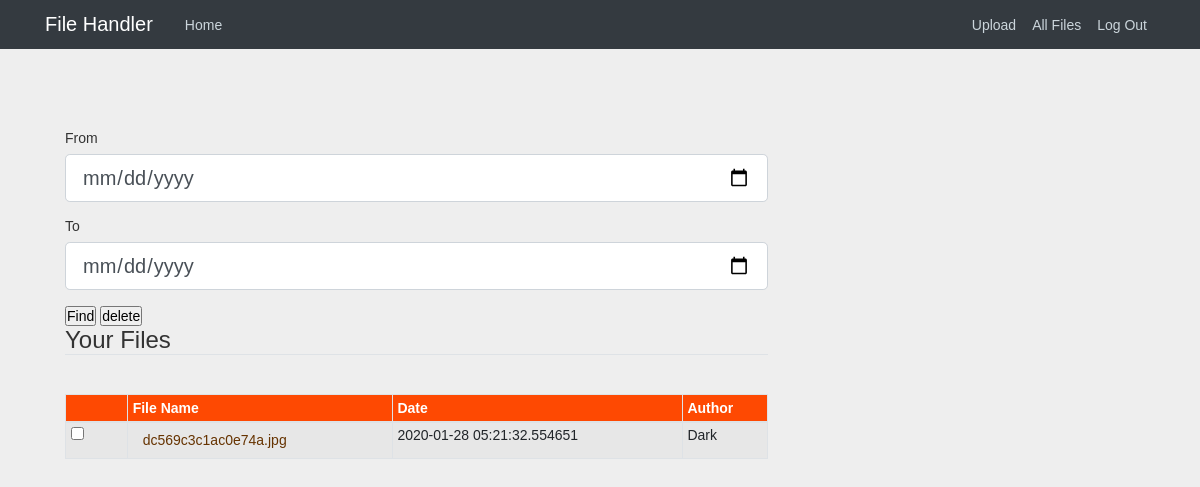
The page /yourfiles (signed in) on the database its author committed.
### files_all/models.py (models this page shows, shortened)
class FileContents(db.Model):
    id = db.Column(db.Integer, primary_key=True, unique=True)
    file_name = db.Column(db.String(300))
    user_id = db.Column(db.Integer, db.ForeignKey('user.id'), nullable=False)
    uploaded_on = db.Column(db.DateTime, nullable=False, default=datetime.utcnow)

class User(db.Model, UserMixin):
    id = db.Column(db.Integer, primary_key=True)
    username = db.Column(db.String(20), nullable=False, unique=True)
    email = db.Column(db.String(40), nullable=False, unique=True)
    password = db.Column(db.String(40), nullable=False)
    files = db.relationship('FileContents', backref='author', lazy=True)

### files_all/users/routes.py (the view, shortened to what this page needs)
@users.route("/yourfiles", methods=['GET', 'POST'])
@login_required
def viewyourfiles():
    yourfiles = FileContents.query.filter_by(author=current_user).all()
    if len(yourfiles) != 0:
        form = ViewFileForm()
        delete = request.form.get("delete")
        return render_template("yourfiles.html", form=form, files=yourfiles, yourFile=True)
    else:
        flash('You dont have any files to display', 'warning')
        return redirect(url_for('users.viewfiles'))

### files_all/users/forms.py (shortened to what this page needs)
class ViewFileForm(FlaskForm):
    check_box = SelectField(label="Select")
    start_date = DateField(label='From', format="%Y-%m-%d")
    end_date = DateField(label='To', format="%Y-%m-%d")
    submit = SubmitField(label='Find')
    delete = SubmitField(label="Delete")

### files_all/models.py (called while the page is built)
@login_manager.user_loader
def load_user(user_id):
    return User.query.get(int(user_id))

### files_all/templates/yourfiles.html (shortened to what this page needs)
{% extends "layout.html" %}
    {% block content %}
        <form method="post" action="" enctype="multipart/form-data">
                <div class="form-group">
                    {{ form.start_date.label(class="form-control-label") }}
                        {% if form.start_date.errors %}
                            {{ form.start_date(class = "form-control form-control-lg is-invalid")}}
                            <div class="invalid-feedback">
                            {% for error in form.start_date.errors %}
                                <span>{{ error }}</span>
                            {% endfor %}
                        </div>
                    {% else %}
                        {{ form.start_date(class="form-control form-control-lg") }}
                    {% endif %}
                </div>
                <div class="form-group">
                    {{ form.end_date.label(class="form-control-label") }}
                    {% if form.end_date.errors %}
                        {{ form.end_date(class = "form-control form-control-lg is-invalid")}}
                        <div class="invalid-feedback">
                            {% for error in form.end_date.errors %}
                                <span>
                                    {{ error }}
                                </span>
                            {% endfor %}
                        </div>
                    {% else %}
                        {{ form.end_date(class="form-control form-control-lg") }}
                    {% endif %}
                </div>
            <div>
                {{ form.submit }}
                <input type="submit" name="delete" value="delete"/>
            </div>
            <fieldset class="form-group">
                <legend class="border-bottom mb-4">Your Files</legend>
                    <table class="table table-striped table-bordered table-sm" cellspacing="0" width="100%">
                        <thead>
                            <tr>
                                <th></th>
                                <th>File Name</th>
                                <th>Date</th>
                                <th>Author</th>
                            </tr>
                        </thead>
                        <tbody>
                            {% for file in files %}
                            <tr>
                                <td><input type="checkbox" name="check" value="{{ file.file_name }}"/></td>
                                <td><a href="{{url_for('static' , filename='files/' + file.file_name)}}" download>{{ file.file_name}}</a></td>
                                <td>{{ file.uploaded_on}}</td>
                                <td>{{ file.author.username }}</td>
                            </tr>
                            {% endfor %}
                        </tbody>
                    </table>
            </fieldset>
        </form>
    {% endblock content %}

### files_all/static/main.css (style rules this page uses)
body { background: #fafafa; color: #333333; margin-top: 5rem; }
* { padding:0; margin:0; }
body { color: #333; font: 14px Sans-Serif; padding: 50px; background: #eee; }
table { background-color: #F3F3F3; border-collapse: collapse; width: 100%; margin: 15px 0; }
th { background-color: #FE4902; color: #FFF; cursor: pointer; padding: 5px 10px; }
td, th { text-align: left; }
a { text-decoration: none; }
td a { color: #663300; display: block; padding: 5px 10px; }
th:first-of-type { padding-left: 35px; }
td:not(:first-of-type) a { background-image: none !important; }
tr:nth-of-type(odd) { background-color: #E6E6E6; }

### rows shown on the page
FileContents: file_name "dc569c3c1ac0e74a.jpg", uploaded_on "2020-01-28 05:21:32.554651", author.username "Dark"
